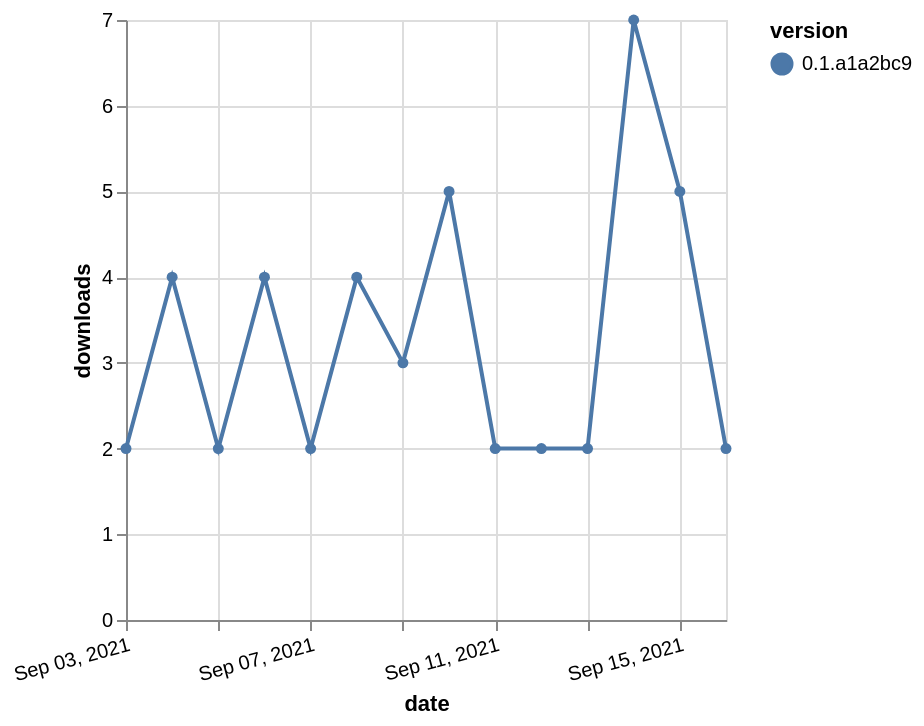

Specify this chart in Vega-Lite:
### Vega-Lite specification from a JSON file in a GitHub repository (floating-point values rounded to 4 significant figures)
{"$schema": "https://vega.github.io/schema/vega-lite/v5.json", "description": "A simple bar chart with embedded data.", "data": {"values": [{"date": "2021-09-03", "total": 3261, "delta": 2, "version": "0.1.a1a2bc9"}, {"date": "2021-09-04", "total": 3265, "delta": 4, "version": "0.1.a1a2bc9"}, {"date": "2021-09-05", "total": 3267, "delta": 2, "version": "0.1.a1a2bc9"}, {"date": "2021-09-06", "total": 3271, "delta": 4, "version": "0.1.a1a2bc9"}, {"date": "2021-09-07", "total": 3273, "delta": 2, "version": "0.1.a1a2bc9"}, {"date": "2021-09-08", "total": 3277, "delta": 4, "version": "0.1.a1a2bc9"}, {"date": "2021-09-09", "total": 3280, "delta": 3, "version": "0.1.a1a2bc9"}, {"date": "2021-09-10", "total": 3285, "delta": 5, "version": "0.1.a1a2bc9"}, {"date": "2021-09-11", "total": 3287, "delta": 2, "version": "0.1.a1a2bc9"}, {"date": "2021-09-12", "total": 3289, "delta": 2, "version": "0.1.a1a2bc9"}, {"date": "2021-09-13", "total": 3291, "delta": 2, "version": "0.1.a1a2bc9"}, {"date": "2021-09-14", "total": 3298, "delta": 7, "version": "0.1.a1a2bc9"}, {"date": "2021-09-15", "total": 3303, "delta": 5, "version": "0.1.a1a2bc9"}, {"date": "2021-09-16", "total": 3305, "delta": 2, "version": "0.1.a1a2bc9"}]}, "width": "container", "mark": {"type": "line", "point": {"filled": true}}, "encoding": {"x": {"field": "date", "type": "temporal", "timeUnit": "yearmonthdate", "title": "date", "axis": {"labelAngle": -15}}, "y": {"field": "delta", "type": "quantitative", "title": "downloads"}, "color": {"field": "version", "type": "nominal"}, "tooltip": {"field": "delta"}}}
